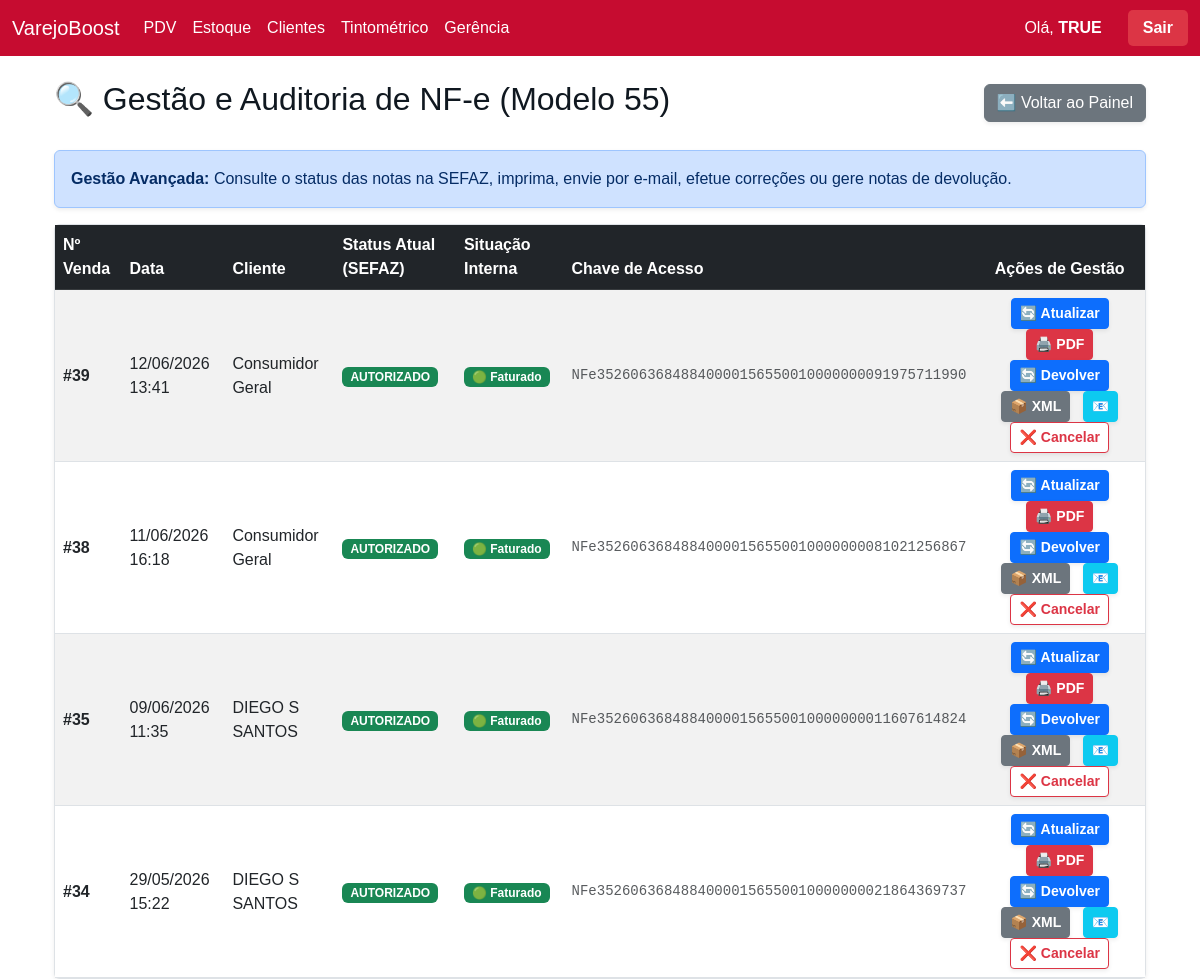
Page /gerenciapainel/consultanfe/ (signed in) on the earlier database version.
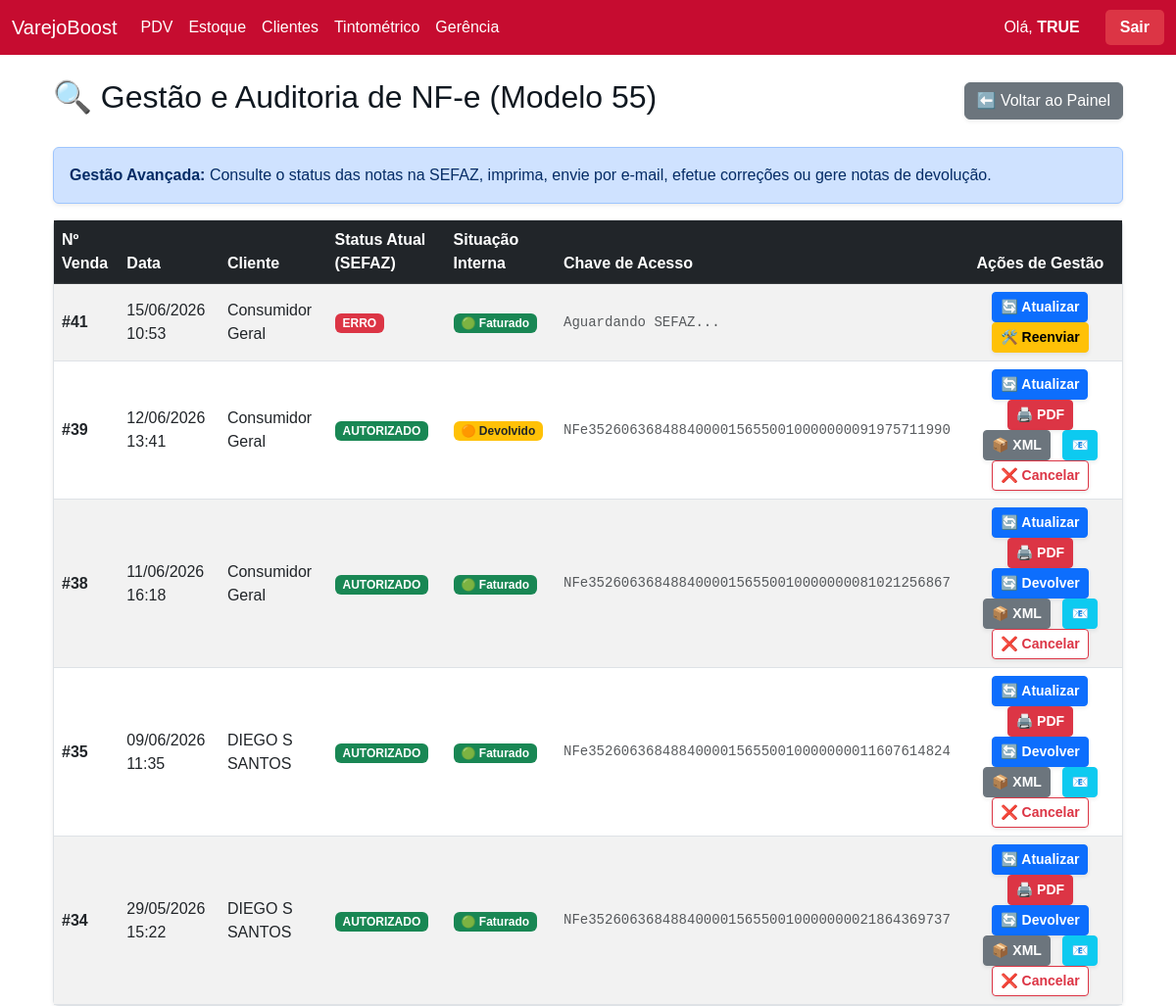
Same page on the later database version.
### inventario/models.py (models this page shows)
class Vendas(models.Model):
    data_venda = models.DateTimeField(default=timezone.now)
    valor_total = models.DecimalField(max_digits=10, decimal_places=2, default=0.00)
    valor_desconto = models.DecimalField(max_digits=10, decimal_places=2, default=0.00)
    status = models.CharField(max_length=20, default='VENDA')
    troco = models.DecimalField(max_digits=10, decimal_places=2, default=0.00)
    pagamentos_texto = models.TextField(blank=True, null=True)
    cliente = models.CharField(max_length=255, blank=True, null=True)
    indicante = models.CharField(max_length=255, blank=True, null=True)
    vendedor = models.CharField(max_length=100, blank=True, null=True)
    cupom_texto = models.TextField(blank=True, null=True)
    status_fiscal = models.CharField(max_length=50, default='SEM_NOTA')
    chave_acesso = models.CharField(max_length=50, blank=True, null=True)
    numero_nota = models.CharField(max_length=20, blank=True, null=True)
    motivo_erro = models.TextField(blank=True, null=True)
    arquivo_pdf = models.FileField(upload_to='notas_fiscais/pdfs/', blank=True, null=True)
    arquivo_xml = models.FileField(upload_to='notas_fiscais/xmls/', blank=True, null=True)
    modelo_fiscal = models.CharField(max_length=10, blank=True, null=True) # '55' para NF-e, '65' para NFC-e
    class Meta: db_table = 'inventario_vendas'

### inventario/views/gerencia.py (the view)
# urls.py: path('gerenciapainel/consultanfe/', gerencia.tela_consulta_nfe, name='tela_consulta_nfe'),
def tela_consulta_nfe(request):
    if 'usuario_logado' not in request.session:
        return redirect('login')
    vendas_processadas = Vendas.objects.filter(modelo_fiscal='55').exclude(status_fiscal='SEM_NOTA').order_by('-id')
    todos_clientes = Clientes.objects.all().order_by('nome')
    contexto = {
        'vendas_processadas': vendas_processadas,
        'todos_clientes': todos_clientes
    }
    return render(request, 'inventario/consulta_nfe.html', contexto)

### inventario/templates/inventario/consulta_nfe.html (shortened to what the changed rows need)
{% extends 'inventario/base.html' %}
{% block content %}
<div class="container mt-4">
    <div class="d-flex justify-content-between align-items-center mb-4">
        <h2>🔍 Gestão e Auditoria de NF-e (Modelo 55)</h2>
    </div>
    <div class="card shadow-sm border-0">
        <div class="card-body p-0">
            <div class="table-responsive">
                <table class="table table-striped table-hover mb-0 align-middle">
                    <thead class="table-dark">
                        <tr>
                            <th>Nº Venda</th>
                            <th>Data</th>
                            <th>Cliente</th>
                            <th>Status Atual (SEFAZ)</th>
                            <th>Situação Interna</th>
                            <th>Chave de Acesso</th>
                            <th class="text-center">Ações de Gestão</th>
                        </tr>
                    </thead>
                    <tbody>
                        {% for venda in vendas_processadas %}
                        <tr>
                            <td class="fw-bold">#{{ venda.id }}</td>
                            <td>{{ venda.data_venda|date:"d/m/Y H:i" }}</td>
                            <td>{{ venda.cliente|default:"Consumidor Geral" }}</td>
                            <td>
                                <span id="badge-status-{{ venda.id }}" data-status="{{ venda.status_fiscal }}" class="badge
                                    {% if venda.status_fiscal == 'AUTORIZADO' or venda.status_fiscal == 'AUTORIZADA' %}bg-success
                                    {% elif venda.status_fiscal == 'ERRO' or venda.status_fiscal == 'REJEITADO' %}bg-danger
                                    {% elif venda.status_fiscal == 'CANCELADO' %}bg-dark
                                    {% elif venda.status_fiscal == 'DEVOLUCOES_EM_PROCESSAMENTO' %}bg-info text-dark
                                    {% else %}bg-warning text-dark{% endif %} px-2 py-1 auto-reload-target">
                                    {{ venda.status_fiscal|default:"PROCESSANDO" }}
                                </span>
                            </td>
                            <td id="sit-interna-{{ venda.id }}">
                                {% if venda.status == 'DEVOLVIDO' %}
                                    <span class="badge bg-warning text-dark px-2 py-1">🟠 Devolvido</span>
                                {% elif venda.status == 'CANCELADO' or venda.status_fiscal == 'CANCELADO' %}
                                    <span class="badge bg-dark px-2 py-1">⚫ Cancelado</span>
                                {% else %}
                                    <span class="badge bg-success px-2 py-1">🟢 Faturado</span>
                                {% endif %}
                            </td>
                            <td id="chave-{{ venda.id }}" class="small text-muted font-monospace">
                                {{ venda.chave_acesso|default:"Aguardando SEFAZ..." }}
                            </td>
                            <td class="text-center">
                                <button class="btn btn-primary btn-sm mx-1 fw-bold shadow-sm" onclick="consultarStatusNfe({{ venda.id }})" title="Verificar na SEFAZ" id="btn-atualizar-{{ venda.id }}">
                                    🔄 Atualizar
                                </button>
                                <button id="btn-corrigir-{{ venda.id }}" class="btn btn-warning btn-sm mx-1 fw-bold shadow-sm " onclick="abrirModalReenvio({{ venda.id }})" title="Corrigir Erros e Reenviar">
                                    🛠️ Reenviar
                                </button>
                                <div id="acoes-autorizadas-{{ venda.id }}" class="d-inline-block {% if venda.status_fiscal != 'AUTORIZADO' and venda.status_fiscal != 'AUTORIZADA' %}d-none{% endif %}">
                                    <button id="btn-pdf-{{ venda.id }}" onclick="visualizarPdf({{ venda.id }})" class="btn btn-danger btn-sm mx-1 fw-bold shadow-sm" title="Imprimir PDF de Saída">
                                        🖨️ PDF
                                    </button>
                                    <button id="btn-devolucao-{{ venda.id }}" onclick="abrirModalDevolucao({{ venda.id }}, '{{ venda.chave_acesso }}')" class="btn btn-primary btn-sm mx-1 fw-bold shadow-sm {% if venda.status == 'DEVOLVIDO' %}d-none{% endif %}" title="Emitir NF-e de Devolução">
                                        🔄 Devolver
                                    </button>
                                    <button id="btn-xml-{{ venda.id }}" onclick="visualizarXml({{ venda.id }})" class="btn btn-secondary btn-sm mx-1 fw-bold shadow-sm" title="Baixar XML de Saída">
                                        📦 XML
                                    </button>
                                    <button class="btn btn-info btn-sm mx-1 fw-bold shadow-sm text-white" onclick="prepararEmail({{ venda.id }})" title="Enviar por E-mail">
                                        📧
                                    </button>
                                    <button class="btn btn-outline-danger btn-sm mx-1 fw-bold shadow-sm bg-white" onclick="prepararCancelamento({{ venda.id }})" title="Cancelar NF-e">
                                        ❌ Cancelar
                                    </button>
                                </div>
                            </td>
                        </tr>
                        {% empty %}
                        <tr>
                            <td colspan="7" class="text-center py-4 text-muted">
                                <h5>Nenhuma NF-e (Modelo 55) registada no sistema.</h5>
                            </td>
                        </tr>
                        {% endfor %}
                    </tbody>
                </table>
            </div>
        </div>
    </div>
</div>
{% endblock %}

Differences in the rows shown:
added Vendas: id "41", data_venda "15/06/2026 10:53", cliente "Consumidor Geral", status_fiscal "ERRO", shows "🟢 Faturado", chave_acesso "Aguardando SEFAZ..."
changed Vendas "NFe35260636848840000156550010000000091975711990": status "🟢 Faturado 🔄 Devolver" → "🟠 Devolvido"
